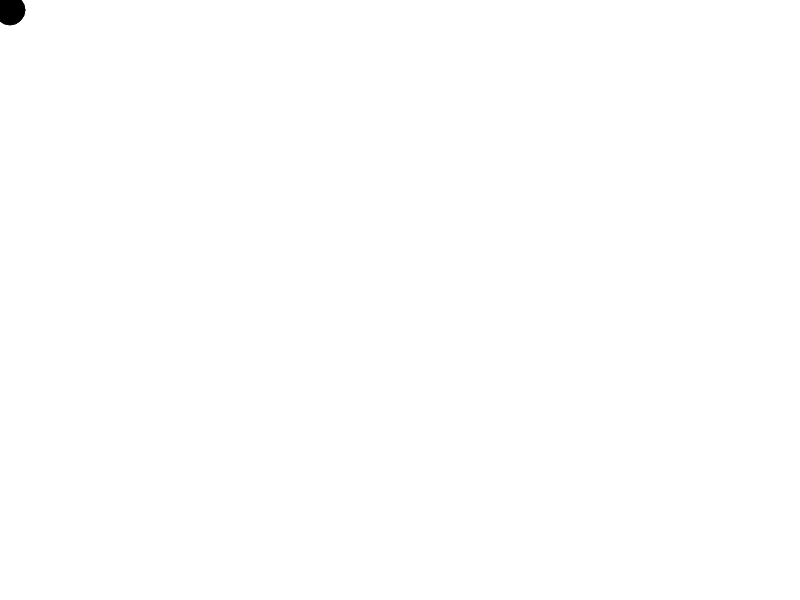
Frame 1 (no input)
Frame 60 (no input): identical to frame 1, image omitted
Frame 120 (the mouse pressed at the canvas centre since frame 60): identical to frame 1, image omitted

The p5.js sketch that drew this single still picture (run headless with seeded random() and noise() and a simulated clock; from frame 60 on, the mouse is pressed at the canvas centre):

// p5.js sketch
// ── sketch.js
/*
 * @name Acceleration Ball Bounce
 * @description Move an ellipse around based on accelerationX and accelerationY values, and bounces when touch the edge of the canvas.
 */

// Position Variables
var x = 10;
var y = 10;
 
// Speed - Velocity
var vx = 0;
var vy = 0;
 
// Acceleration
var ax = 0;
var ay = 0;
 
var vMultiplier = 0.007;
var bMultiplier = 0.6;

function setup() {
    createCanvas(displayWidth, displayHeight);
    fill(0);
}

function draw() {
    background(255);
    ballMove();
    ellipse(x, y, 30, 30);
}

function ballMove() {

	ax = accelerationX;
	ay = accelerationY;

	vx = vx + ay;
	vy = vy + ax;
	y = y + vy * vMultiplier; 
	x = x + vx * vMultiplier;

	// Bounce when touch the edge of the canvas
	if (x < 0) { 
		x = 0; 
		vx = -vx * bMultiplier; 
	}
 	if (y < 0) { 
 		y = 0; 
 		vy = -vy * bMultiplier; 
 	}
 	if (x > width - 20) { 
 		x = width - 20; 
 		vx = -vx * bMultiplier; 
 	}
 	if (y > height - 20) { 
 		y = height - 20; 
 		vy = -vy * bMultiplier; 
 	}
	
}
